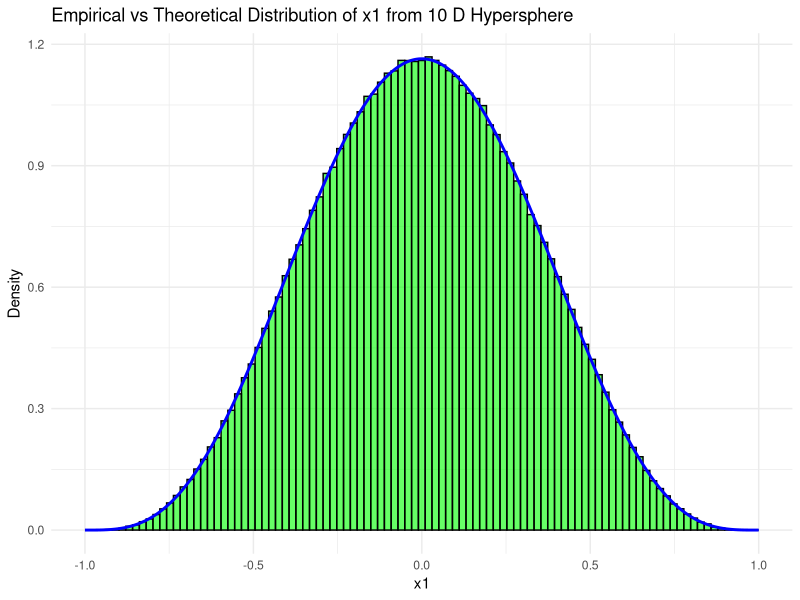

Reproduce this figure in R.
# Load necessary library
library(ggplot2)

# Function to generate points on a hypersphere
generate_hypersphere_points <- function(dim, n_points) {
  # Generate random points from normal distribution
  points <- matrix(rnorm(n_points * dim), ncol = dim)
  # Normalize each point to lie on the unit hypersphere
  points <- points / sqrt(rowSums(points^2))
  return(points)
}

# Function to calculate the theoretical Beta-related PDF
beta_related_pdf <- function(x, k) {
  coefficient <- gamma(k / 2) / (sqrt(pi) * gamma((k - 1) / 2))
  return(coefficient * (1 - x^2) ^ ((k - 3) / 2))
}

# Parameters
dim <- 10  # Dimension of the hypersphere
n_points <- 1E6  # Number of points to sample

# Generate points on the hypersphere
points <- generate_hypersphere_points(dim, n_points)

# Consider one coordinate, say x1 (first column)
x1 <- points[, 1]

# Create a dataframe for ggplot
df <- data.frame(x1 = x1)

# Compute the theoretical PDF values
x_vals <- seq(-1, 1, length.out = 1000)
pdf_vals <- beta_related_pdf(x_vals, dim)
theoretical_df <- data.frame(x = x_vals, y = pdf_vals)

# Plot using ggplot2
ggplot(df, aes(x = x1)) +
  geom_histogram(aes(y = ..density..), bins = 100, color = "black", fill = "green", alpha = 0.6) +
  geom_line(data = theoretical_df, aes(x = x, y = y), color = "blue", size = 1) +
  ggtitle(paste("Empirical vs Theoretical Distribution of x1 from", dim, "D Hypersphere")) +
  xlab("x1") +
  ylab("Density") +
  theme_minimal()
